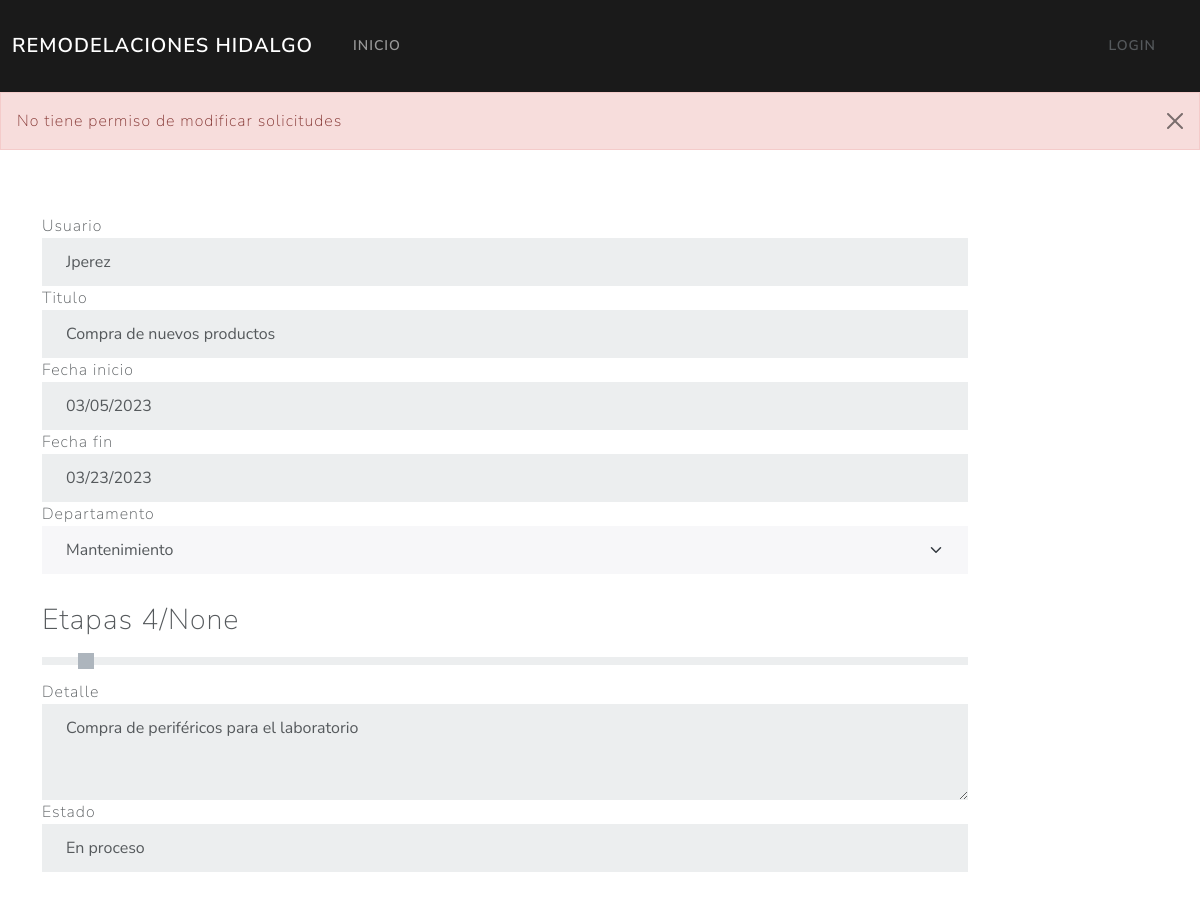
/editarSolicitud/1, run on an earlier commit of the app's database.
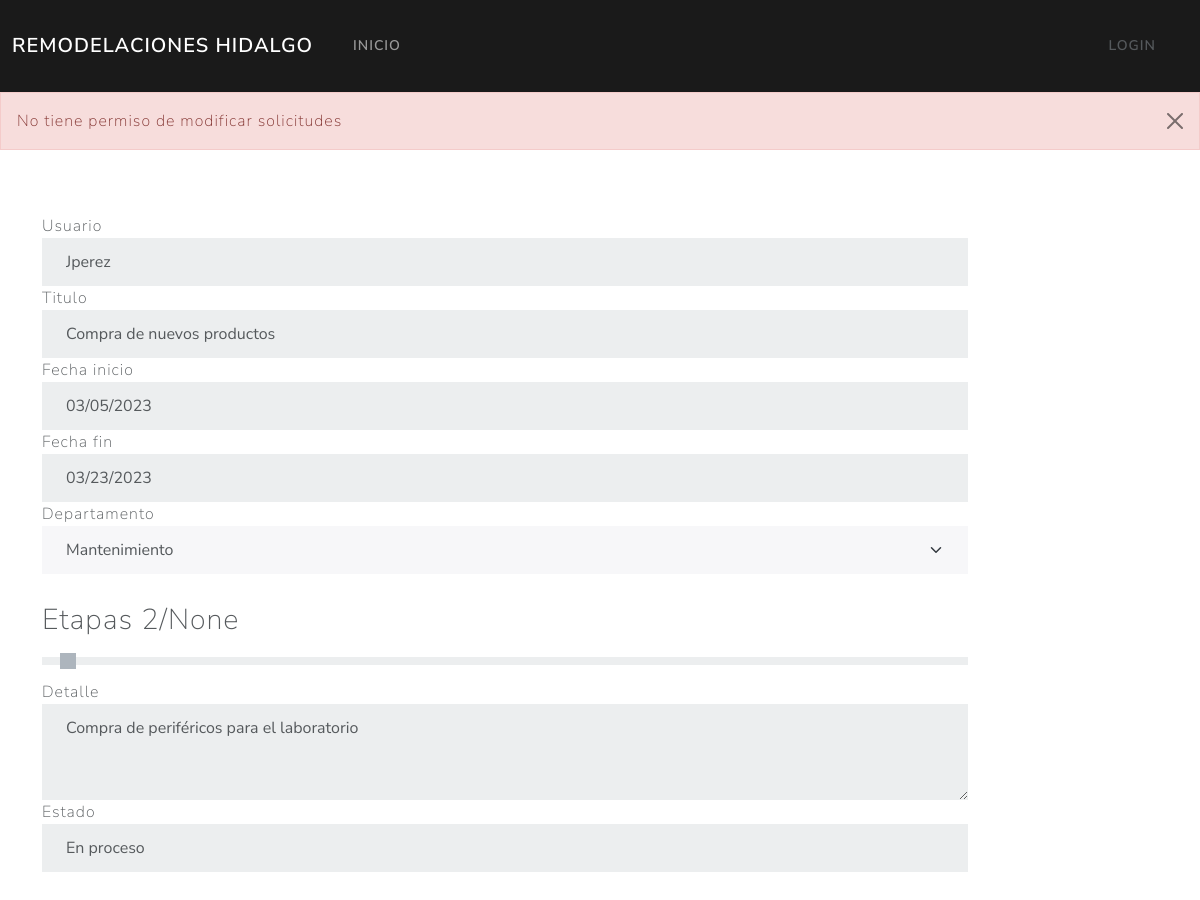
And on a later commit of the database.
### Solicitud/models.py (models this page shows, shortened)
class Solicitud(models.Model):
    id = models.AutoField(primary_key=True)
    titulo = models.CharField(max_length=30, null=False)
    detalle = models.CharField(max_length=300, null=False)
    fecha_Inicio = models.DateField(default=now())
    fecha_Fin = models.DateField(null=False)
    usuario = models.ForeignKey(User, on_delete=models.CASCADE)
    departamento = models.ForeignKey(Departamento, on_delete=models.CASCADE)
    etapas = models.SmallIntegerField()
    completadas = models.SmallIntegerField(default=0)
    estado = models.ForeignKey(estado, on_delete=models.CASCADE, default=1)
    agregado = models.DateTimeField(default=now())

class estado(models.Model):
    idEstado = models.AutoField(primary_key=True)
    nombre = models.CharField(max_length=20)
    def __str__(self):
        return self.nombre

### Solicitud/views.py (the view)
# urls.py: path('editarSolicitud/<codigo>', views.editarSolicitud, name='editarSolicitud'),
def editarSolicitud(request, codigo):
    if not request.user.has_perm('Solicitud.change_solicitud'):
        messages.error(request, 'No tiene permiso de modificar solicitudes')
    solicitud = Solicitud.objects.get(id=codigo)
    Departamentos = Departamento.objects.all()
    return render(request,'actualizarSolicitud.html',{
        's': solicitud,
        'dptos': Departamentos
    })

### templates/actualizarSolicitud.html (shortened to what the changed rows need)
{% extends "base.html" %}
{% block content %}
    <div class="container mt-5">
        <form action="/modificarSolicitud/" method="post">
            <fieldset>
                {% if perms.Solicitud.change_solicitud %}
                <input type="hidden" name="id" value="{{s.id}}">
                <input type="hidden" name="etapa" value="{{s.etapas}}">
                <legend>Solicitud de proyecto</legend>
                <div class="form-group row">
                    <label for="user">Usuario</label>
                    <div class="col-sm-10">
                        <input class="form-control" readonly type="text" name="user" value="{{s.usuario}}">
                    </div>
                    <label for="titulo">Titulo</label>
                    <div class="col-sm-10">
                        <input class="form-control" type="text" name="titulo" value="{{s.titulo}}">
                    </div>
                    <label for="fechainicio">Fecha inicio</label>
                    <div class="col-sm-10">
                        <input class="form-control" type="date" name="fechainicio" value="{{s.fecha_Inicio|date:'Y-m-d'}}">
                    </div>
                    <label for="fechafin">Fecha fin</label>
                    <div class="col-sm-10">
                        <input class="form-control" type="date" name="fechafin" value="{{s.fecha_Fin|date:'Y-m-d'}}">
                    </div>
                    <label for="departamento">Departamento</label>
                    <div class="col-sm-10">
                        <select class="form-select" name="departamento">
                            {% for dpto in dptos %}
                                {% if s.departamento.nombre == dpto.nombre %}
                                <option value="{{dpto.idDepartamento}}" selected>{{dpto.nombre}}</option>
                                {% endif %}
                                <option value="{{dpto.idDepartamento}}" >{{dpto.nombre}}</option>
                            {% endfor %}
                        </select>
                    </div>
                    <label class="form-label mt-4" for="rango" >Etapas <span id="valor">{{s.completadas}}/{{s.etapas}}</span></label>
                    <div class="col-sm-10">
                        <input class="form-range" type="range" id="completadas" name="completadas" class="form-range" min="0" max="{{s.etapas}}" step="1" id="customRange3" onchange="mostrarValor()" value="{{s.completadas}}">
                    </div>
                    <label for="detalle">Detalle</label>
                    <div class="col-sm-10">
                        <textarea rows="3" class="form-control" wrap="soft" name="detalle">{{s.detalle}}</textarea>
                    </div>
                    <label for="estado">Estado</label>
                    <div class="col-sm-10">
                        <input class="form-control" readonly type="text" name="estado" value="{{s.estado}}">
                    </div>
                </div>
                    <button type="submit" class="btn btn-primary mt-3 mb-4">Modificar</button>
                    <a href="/eliminarSolicitud/{{s.id}}/" class="btn btn-danger mt-3 mb-4">Eliminar</a>
                    <a href="{% url 'listaSolicitudes' %}" class="btn btn-primary mt-3 mb-4">Atras</a>
                {% else %}
                <div class="form-group row">
                    <label for="user">Usuario</label>
                    <div class="col-sm-10">
                        <input disabled class="form-control" readonly type="text" name="user" value="{{s.usuario}}">
                    </div>
                    <label for="titulo">Titulo</label>
                    <div class="col-sm-10">
                        <input disabled class="form-control" type="text" name="titulo" value="{{s.titulo}}">
                    </div>
                    <label for="fechainicio">Fecha inicio</label>
                    <div class="col-sm-10">
                        <input disabled class="form-control" type="date" name="fechainicio" value="{{s.fecha_Inicio|date:'Y-m-d'}}">
                    </div>
                    <label for="fechafin">Fecha fin</label>
                    <div class="col-sm-10">
                        <input disabled class="form-control" type="date" name="fechafin" value="{{s.fecha_Fin|date:'Y-m-d'}}">
                    </div>
                    <label for="departamento">Departamento</label>
                    <div class="col-sm-10">
                        <select disabled class="form-select" name="departamento">
                            {% for dpto in dptos %}
                                {% if s.departamento.nombre == dpto.nombre %}
                                <option value="{{dpto.idDepartamento}}" selected>{{dpto.nombre}}</option>
                                {% endif %}
                            {% endfor %}
                        </select>
                    </div>
                    <label class="form-label mt-4" for="rango" >Etapas <span id="valor">{{s.completadas}}/{{s.etapas}}</span></label>
                    <div class="col-sm-10">
                        <input disabled class="form-range" type="range" id="completadas" name="completadas" class="form-range" min="0" max="{{s.etapas}}" step="1" id="customRange3" onchange="mostrarValor()" value="{{s.completadas}}">
                    </div>
                    <label for="detalle">Detalle</label>
                    <div class="col-sm-10">
                        <textarea disabled rows="3" class="form-control" wrap="soft" name="detalle">{{s.detalle}}</textarea>
                    </div>
                    <label for="estado">Estado</label>
                    <div class="col-sm-10 mb-5">
                        <input disabled class="form-control" readonly type="text" name="estado" value="{{s.estado}}">
                    </div>
                </div>
                {% endif %}
            </fieldset>
        </form>
    </div>
{% endblock content %}

What changed in the data, as far as the page shows it:
changed Solicitud "None": completadas "4" → "2"
